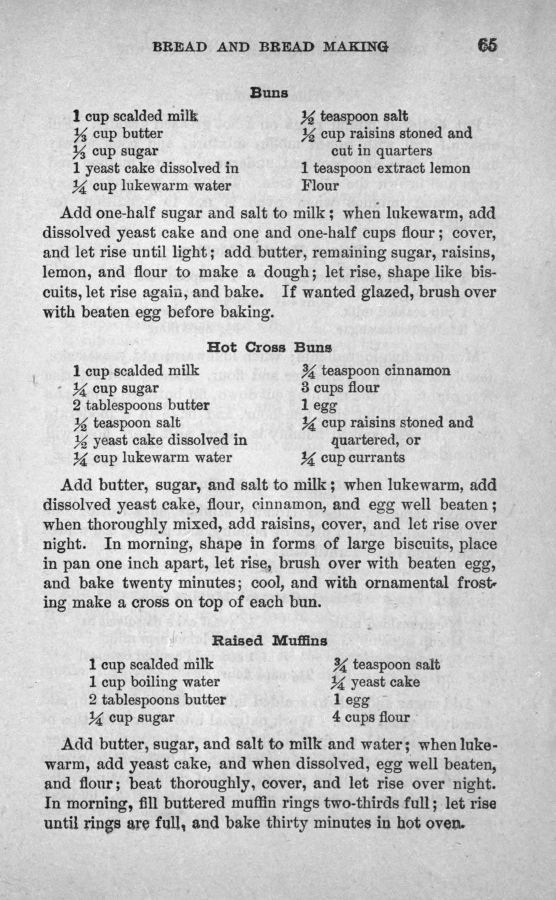
#> input picture engine/tests/golden/images/cookbook-lists.jpg, 1111 x 1800 px (shown at 1/2 size); its folder holds only this picture in this run
$ python -i preprocess.py   (imports and definitions only)
#> lines starting #> are read from the running program, lines starting #| are printed output that depends on the picture; after the words box and inside, x2 and y2 are one past the last pixel; in counts of white or black regions, pixels touching at a corner belong together
#> further down, picture is the input picture: PIL image 1111x1800 L; min 0, max 255, mean 199.6
"""Page preprocessing for `page.render`: rotate, deskew, dewarp.

- Rotation by 90 degree steps is either explicit or detected with Paddle's page orientation
  model (`PP-LCNet_x1_0_doc_ori`). The model is optional: when no installed model folder holds
  it, `rotate: "auto"` leaves the page as it is.
- Deskew is classical (no model): the skew angle is the one that makes the rows of a binarized
  page most uneven, i.e. text lines horizontal. Pages without a clear peak are left alone.
- Dewarp needs Paddle's `UVDoc` model and is only run when the caller asks for it. Without the
  model the request fails with MODEL_NOT_READY instead of being ignored.

The Paddle models are loaded on first use and kept for the process.
"""

from __future__ import annotations

import logging
import threading
from pathlib import Path
from typing import Any

import cv2
import numpy as np
from PIL import Image

from opendoc_engine.errors import model_not_ready
from opendoc_engine.paddle_env import find_shared_model, prepare_paddle_env

log = logging.getLogger(__name__)

ORIENTATION_MODEL = "PP-LCNet_x1_0_doc_ori"
UNWARP_MODEL = "UVDoc"

# Skew search: whole degrees first, then tenths around the best one.
MAX_SKEW_DEGREES = 15.0
_SKEW_ANALYSIS_SIDE = 1000
# Below this the page counts as straight; the rotation would only blur it.
MIN_SKEW_DEGREES = 0.2
# The best angle must beat "no rotation" by this factor, else the page has no clear text lines.
MIN_SKEW_GAIN = 1.08
# Ink coverage outside this range means a blank page or a photograph: nothing to measure.
_INK_RANGE = (0.002, 0.45)

_models: dict[tuple[str, str], Any] = {}
_models_lock = threading.Lock()


# [23 lines left out: functions rotate_clockwise, _paddle_model, not called in this run]


def _bgr(image: Image.Image) -> np.ndarray:
    return np.ascontiguousarray(np.asarray(image.convert("RGB"))[:, :, ::-1])


# [11 lines left out: function detect_rotation, not called in this run]


# --- deskew ---------------------------------------------------------------------------------


def _row_unevenness(binary: np.ndarray, angle: float) -> float:
    height, width = binary.shape
    matrix = cv2.getRotationMatrix2D((width / 2, height / 2), angle, 1.0)
    rotated = cv2.warpAffine(binary, matrix, (width, height), flags=cv2.INTER_NEAREST)
    rows = rotated.sum(axis=1, dtype=np.float64)
    return float(np.sum(np.diff(rows) ** 2))


def estimate_skew(image: Image.Image) -> float:
    """Degrees to rotate the page counterclockwise to straighten its text lines (0 when the
    page is straight or has no measurable lines)."""
    gray = np.asarray(image.convert("L"))
    scale = _SKEW_ANALYSIS_SIDE / max(gray.shape)
    if scale < 1:
        gray = cv2.resize(gray, None, fx=scale, fy=scale, interpolation=cv2.INTER_AREA)
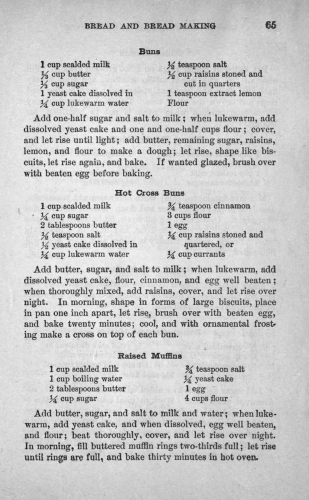
#> gray: shape (1000, 617) (shown at 1/2 size); min 12, max 251, mean 199.6
    _, binary = cv2.threshold(gray, 0, 255, cv2.THRESH_BINARY_INV + cv2.THRESH_OTSU)
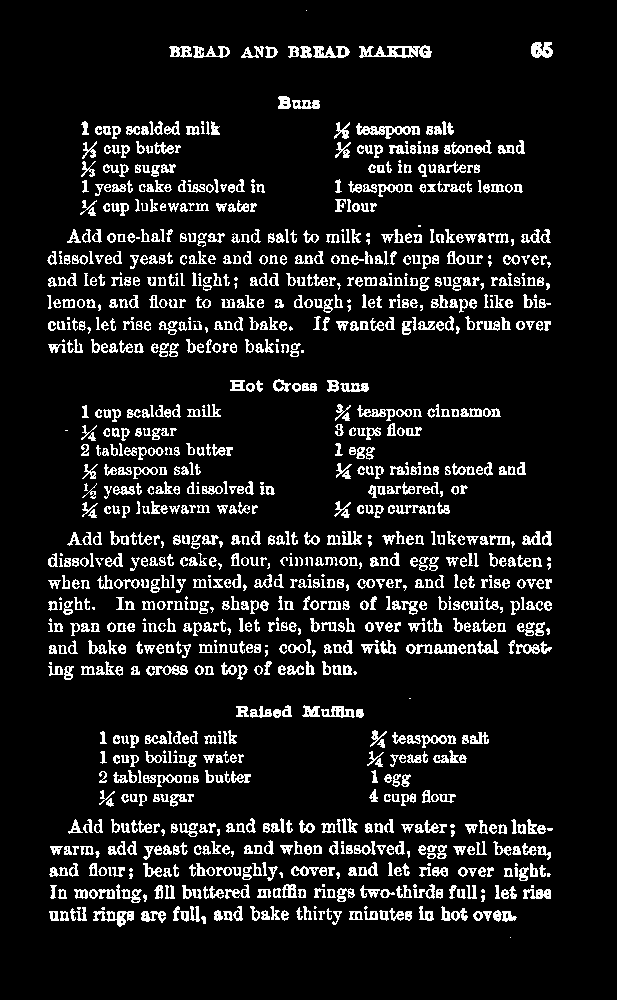
#> binary: shape (1000, 617); 10.2% white in thin lines or dots, all inside (x1, y1, x2, y2) = (47, 10, 553, 938)
    margin = max(2, int(0.02 * min(binary.shape)))  # scanner borders are not text
    binary[:margin, :] = 0
#> binary: shape (1000, 617); 10.2% white in thin lines or dots, all inside (x1, y1, x2, y2) = (47, 42, 553, 938)
    binary[-margin:, :] = 0
    binary[:, :margin] = 0
    binary[:, -margin:] = 0
    ink = float(np.count_nonzero(binary)) / binary.size
#> ink = 0.102
    if not _INK_RANGE[0] <= ink <= _INK_RANGE[1]:
        return 0.0

    def score(angle: float) -> float:
        return _row_unevenness(binary, angle)
#> in _row_unevenness, `rows = rotated.sum(axis=1, dtype=np.float64)`: rows = 1000 values, max 34425 at index 596, min 0 at index 0, mean 15751.6

    coarse = np.arange(-MAX_SKEW_DEGREES, MAX_SKEW_DEGREES + 0.5, 1.0)
    best = max(coarse, key=score)
#> in _row_unevenness (call 31), `matrix = cv2.getRotationMatrix2D((width / 2, height / 2), angle, 1.0)`: matrix = [[0.966, 0.259, -118.9], [-0.259, 0.966, 96.88]]
#> in _row_unevenness (call 31), `rotated = cv2.warpAffine(binary, matrix, (width, height), flags=cv2.IN..`:
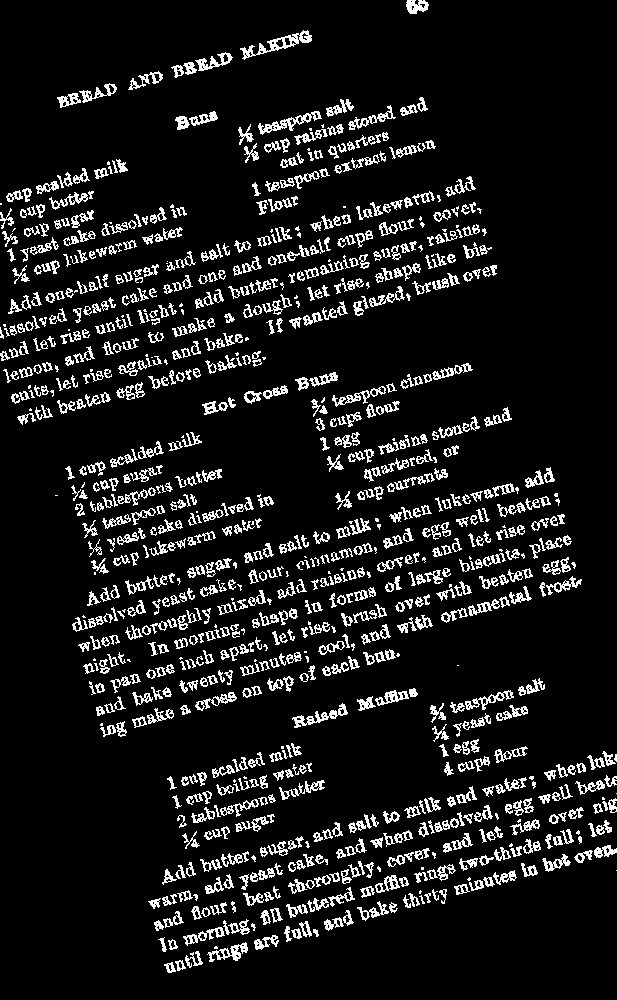
#> rotated: shape (1000, 617); 10.1% white in thin lines or dots
#> in _row_unevenness (call 31), `rows = rotated.sum(axis=1, dtype=np.float64)`: rows = 1000 values, max 30600 at index 879, min 0 at index 14, mean 15850.8
#> best = 0
    fine = np.arange(best - 1.0, best + 1.01, 0.1)
    best = max(fine, key=score)
#> in _row_unevenness (call 37), `matrix = cv2.getRotationMatrix2D((width / 2, height / 2), angle, 1.0)`: matrix = [[1, -0.00873, 4.38], [0.00873, 1, -2.67]]
#> in _row_unevenness (call 37), `rotated = cv2.warpAffine(binary, matrix, (width, height), flags=cv2.IN..`:
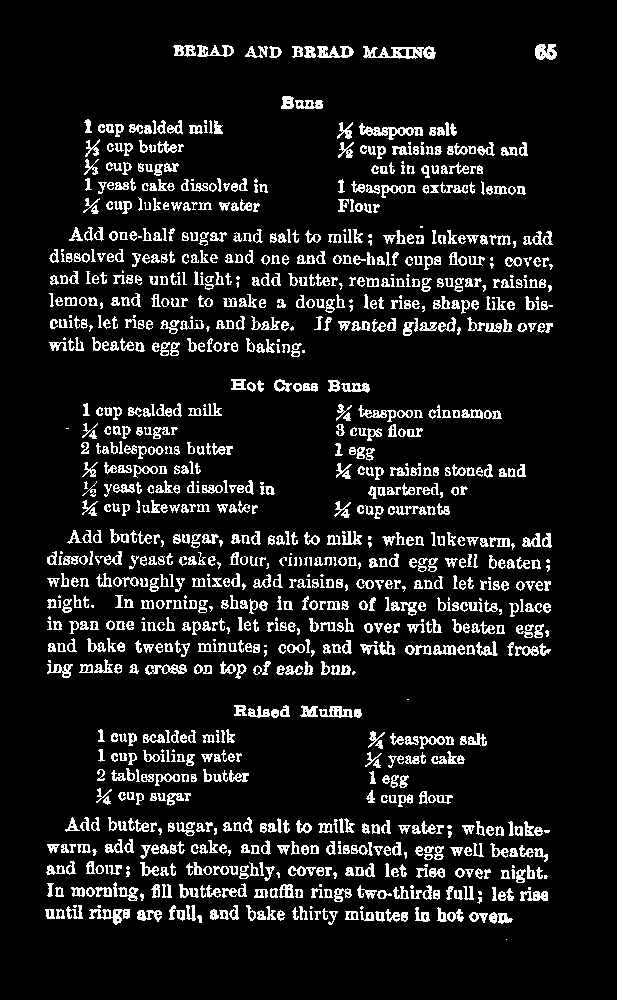
#> rotated: shape (1000, 617); 10.2% white in thin lines or dots, all inside (x1, y1, x2, y2) = (45, 44, 557, 940)
#> in _row_unevenness (call 37), `rows = rotated.sum(axis=1, dtype=np.float64)`: rows = 1000 values, max 70380 at index 896, min 0 at index 0, mean 16043.8
#> in _row_unevenness (call 38), `matrix = cv2.getRotationMatrix2D((width / 2, height / 2), angle, 1.0)`: matrix = [[1, -0.00698, 3.5], [0.00698, 1, -2.14]]
#> in _row_unevenness (call 38), `rotated = cv2.warpAffine(binary, matrix, (width, height), flags=cv2.IN..`:
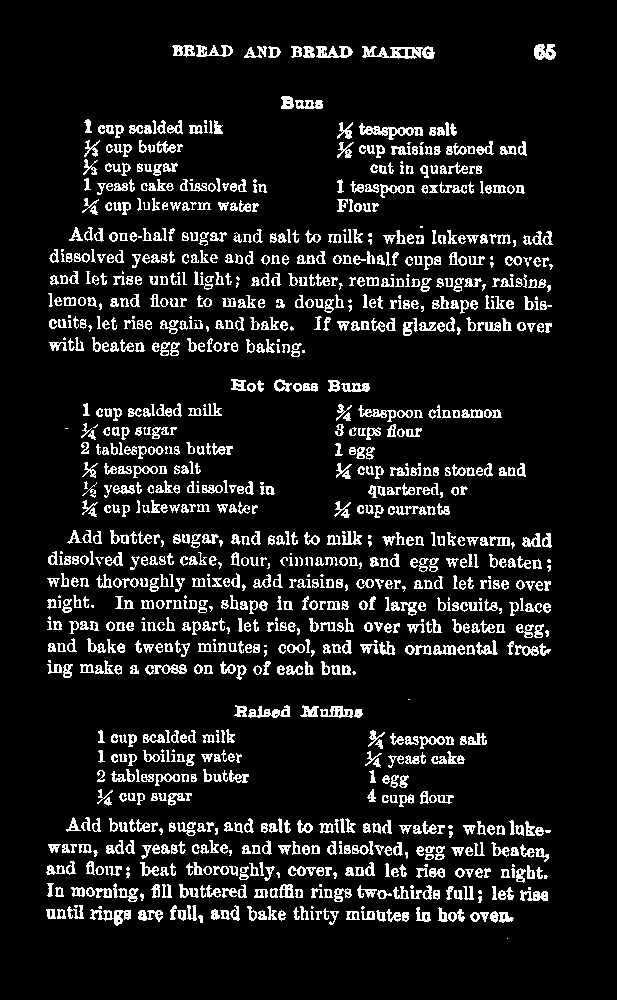
#> rotated: shape (1000, 617); 10.2% white in thin lines or dots, all inside (x1, y1, x2, y2) = (46, 44, 556, 939)
#> in _row_unevenness (call 38), `rows = rotated.sum(axis=1, dtype=np.float64)`: rows = 1000 values, max 72420 at index 918, min 0 at index 0, mean 16043.1
#> in _row_unevenness (call 39), `matrix = cv2.getRotationMatrix2D((width / 2, height / 2), angle, 1.0)`: matrix = [[1, -0.00524, 2.62], [0.00524, 1, -1.61]]
#> in _row_unevenness (call 39), `rotated = cv2.warpAffine(binary, matrix, (width, height), flags=cv2.IN..`:
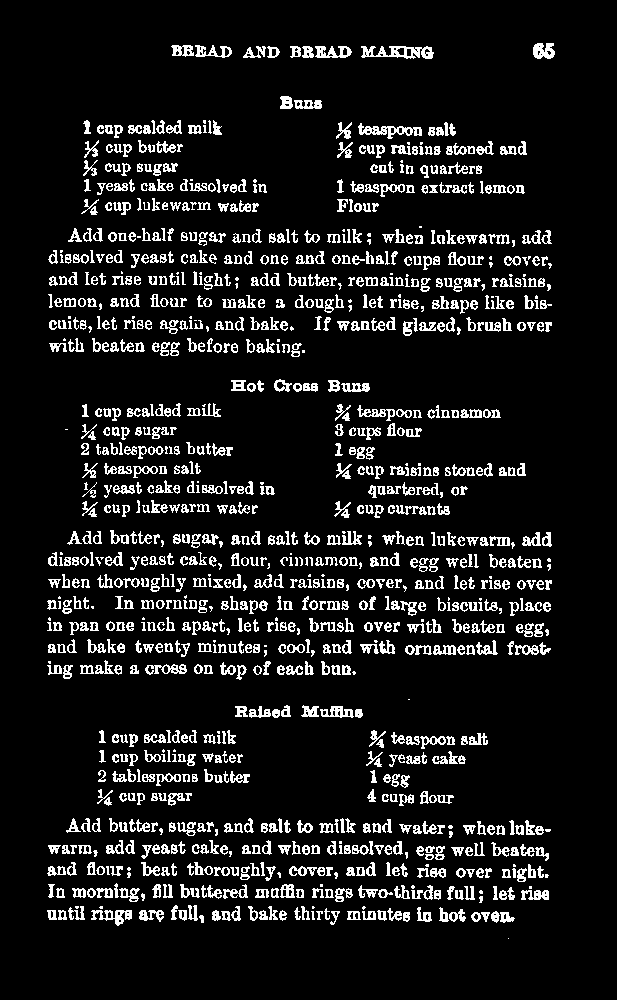
#> rotated: shape (1000, 617); 10.2% white in thin lines or dots, all inside (x1, y1, x2, y2) = (47, 43, 555, 939)
#> in _row_unevenness (call 39), `rows = rotated.sum(axis=1, dtype=np.float64)`: rows = 1000 values, max 75225 at index 918, min 0 at index 0, mean 16043.8
#> in _row_unevenness (call 40), `matrix = cv2.getRotationMatrix2D((width / 2, height / 2), angle, 1.0)`: matrix = [[1, -0.00349, 1.75], [0.00349, 1, -1.07]]
#> in _row_unevenness (call 40), `rotated = cv2.warpAffine(binary, matrix, (width, height), flags=cv2.IN..`:
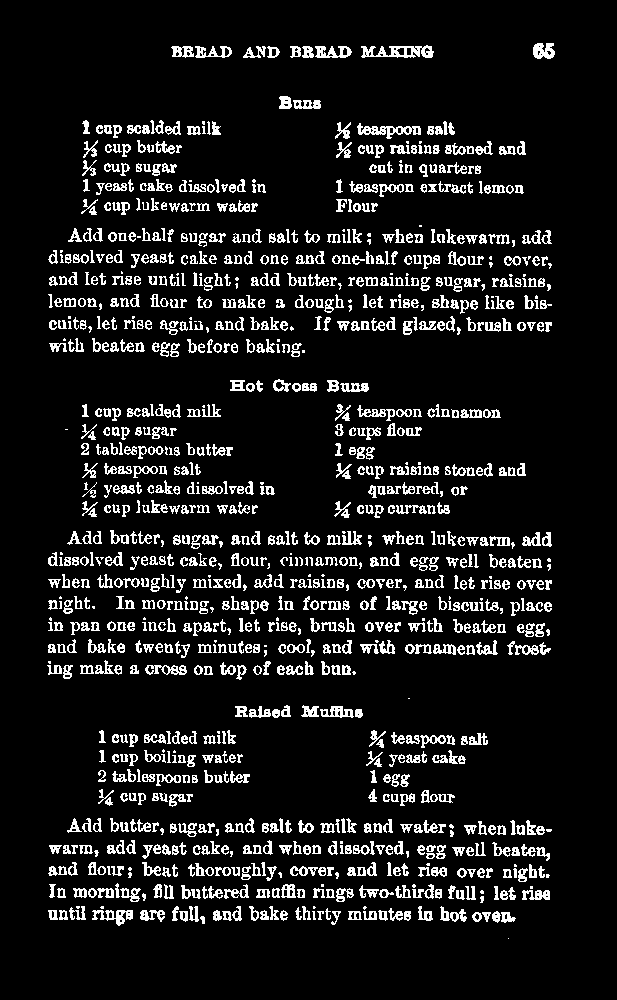
#> rotated: shape (1000, 617); 10.2% white in thin lines or dots, all inside (x1, y1, x2, y2) = (47, 43, 555, 939)
#> in _row_unevenness (call 40), `rows = rotated.sum(axis=1, dtype=np.float64)`: rows = 1000 values, max 75225 at index 918, min 0 at index 0, mean 16043.6
#> best = -0.1
    straight = score(0.0)
    if abs(best) < MIN_SKEW_DEGREES or straight <= 0 or score(best) < MIN_SKEW_GAIN * straight:
        return 0.0
    return round(float(best), 2)


def deskew(image: Image.Image) -> tuple[Image.Image, float]:
    """Straighten the page. Returns the image and the counterclockwise degrees applied."""
    angle = estimate_skew(image)
#> angle = 0
    if angle == 0.0:
        return image, 0.0
    array = np.asarray(image)
    height, width = array.shape[:2]
    matrix = cv2.getRotationMatrix2D((width / 2, height / 2), angle, 1.0)
    rotated = cv2.warpAffine(
        array,
        matrix,
        (width, height),
        flags=cv2.INTER_CUBIC,
        borderMode=cv2.BORDER_REPLICATE,
    )
    return Image.fromarray(rotated), angle


# --- dewarp ---------------------------------------------------------------------------------


# [8 lines left out: function dewarp, not called in this run]


def release_models() -> None:
    with _models_lock:
        _models.clear()

>>> from PIL import Image
>>> picture = Image.open('../../tests/golden/images/cookbook-lists.jpg')
>>> result = deskew(picture)
